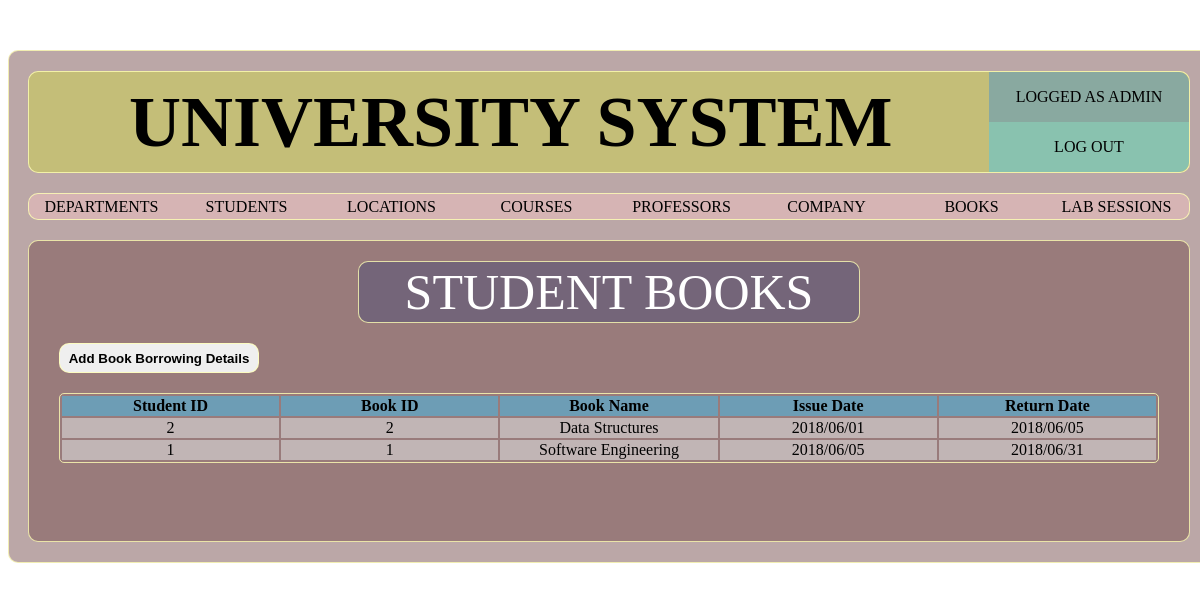
The app's page /pages/studentbooks.php (signed in) with its own data.
### tables this page shows
CREATE TABLE `stud_book_borrow` (
  `stdID` varchar(20) NOT NULL,
  `bookID` varchar(20) NOT NULL,
  `issuedDate` varchar(50) DEFAULT NULL,
  `returnedDate` varchar(50) DEFAULT NULL
);

CREATE TABLE `book` (
  `bookID` varchar(20) NOT NULL,
  `bookISBN` varchar(20) NOT NULL,
  `bookYear` int(5) NOT NULL,
  `bookTitle` varchar(100) NOT NULL,
  `bookPublisher` varchar(100) NOT NULL,
  `profID` varchar(20) DEFAULT NULL
);

### pages/studentbooks.php (the view, shortened to what this page needs)
<?php
if(isset($_SESSION['usertype'])){
    $usertype=$_SESSION['usertype'];
    $userid=$_SESSION['userid'];
    if($usertype==2){
        $query="SELECT * FROM stud_book_borrow WHERE stdID=$userid";
    }else{
        $query="SELECT * FROM stud_book_borrow ORDER BY issuedDate ASC";
    }
}
 require_once('layout/header.php');
?>
		<div class="container sub-page border-default">
			<div class="sub-page-box">
				<div class="container sub-page-title text-center border-default"> STUDENT BOOKS </div>
			</div>
			<div class="sub-page-box">
				<button name="add_book_borrow" class="sub-page-btn border-default" onclick="show_div('hidden_div')"> Add Book Borrowing Details </button>
			</div>
			<div class="sub-page-box">
				<table class="container sub-page-table text-center">
                        <?php
                            require_once('../inc/config.php');
                            $userquery=mysqli_query($connection,$query);
                            if($usertype==2){
                                echo "
                                    <tr>
                                        <th>Book ID</th>
                                        <th>Book Name</th>
                                        <th>Issue Date</th>
                                        <th>Return Date</th>
                                    </tr>
                                ";
                                if(mysqli_num_rows($userquery)>0){
                                    while($row=mysqli_fetch_assoc($userquery)){
                                        $bookid=$row['bookID'];
                                        $bookquery="SELECT * FROM book WHERE bookID=$bookid LIMIT 1";
                                        $bookinfo=mysqli_query($connection, $bookquery);
                                        $book=mysqli_fetch_assoc($bookinfo);
                                            echo "<tr><td>".$row['bookID']."</td>";
                                            echo "<td>".$book['bookTitle']."</td>";
                                            echo "<td>".$row['issuedDate']."</td>";
                                            echo "<td>".$row['returnedDate']."</td>";
                                    }
                                }
                            }else{
                                echo "
                                    <tr>
                                        <th>Student ID</th>
                                        <th>Book ID</th>
                                        <th>Book Name</th>
                                        <th>Issue Date</th>
                                        <th>Return Date</th>
                                    </tr>
                                ";
                                if(mysqli_num_rows($userquery)>0){
                                    while($row=mysqli_fetch_assoc($userquery)){
                                        $bookid=$row['bookID'];
                                        $bookquery="SELECT * FROM book WHERE bookID=$bookid LIMIT 1";
                                        $bookinfo=mysqli_query($connection, $bookquery);
                                        $book=mysqli_fetch_assoc($bookinfo);
                                            echo "<tr><td>".$row['stdID']."</td>";
                                            echo "<td>".$row['bookID']."</td>";
                                            echo "<td>".$book['bookTitle']."</td>";
                                            echo "<td>".$row['issuedDate']."</td>";
                                            echo "<td>".$row['returnedDate']."</td>";
                                    }
                                }
                            }
                        ?>
				</table>
			</div>
		</div>
        </div>
</body>
</html>

### css/main.css (style rules this page uses)
body { background-image: url("../assets/uni-back.jpg"); background-attachment: fixed; }
.container { margin: 0px auto; }
.border-default { border: 1px solid rgba(255,255,180,0.8); border-radius: 10px; }
.text-center { text-align: center; }

### css/subpage.css (style rules this page uses)
.sub-page { display: block; margin-top: 20px; margin-bottom: 20px; width: 1160px; min-height: 300px; background-color: rgba(120,80,80,0.5); }
.sub-page-box { display: block; }
.sub-page-title { margin-top: 20px; width: 500px; min-height: 60px; line-height: 60px; font-size: 50px; color: white; background-color: rgba(80,80,120,0.5); }
.sub-page-btn { margin-top: 20px; margin-left: 30px; min-height:30px; min-width: 200px; font-weight: bold; }
.sub-page-table { margin-top: 20px; margin-bottom: 20px; width: 1100px; border: 1px solid rgba(255,255,180,0.8); border-radius: 5px; }
.sub-page-table th { background-color: rgba(80,180,220,0.6); min-height: 30px; }
.sub-page-table td { background-color: rgba(220,220,220,0.6); min-height: 30px; }

### pages/layout/header.php (style rules this page uses)
.sub-page-table th,td { width: 16.5%; }

### records on screen
stud_book_borrow: stdID "2", bookID "2", bookID.bookTitle "Data Structures", issuedDate "2018/06/01", returnedDate "2018/06/05"
stud_book_borrow: stdID "1", bookID "1", bookID.bookTitle "Software Engineering", issuedDate "2018/06/05", returnedDate "2018/06/31"
